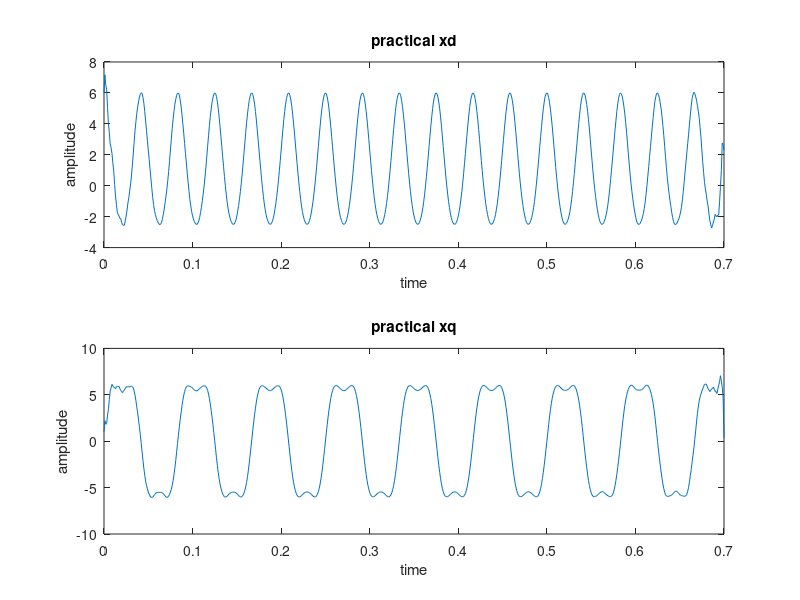

The MATLAB source for this figure:
clear all

t = 0:0.001:0.7; 
x = 6*cos(240*pi*t+2*sin(24*pi*t));
z = hilbert(x);
xl= z.*exp(-j*2*pi*120*t);
xd= real(xl);
xq= -j*(xl-xd);

subplot(2,1,1)
plot(t,xd);
title('practical xd')
xlabel('time')
ylabel('amplitude')

subplot(2,1,2);
plot(t,xq);
title('practical xq')
xlabel('time')
ylabel('amplitude')
